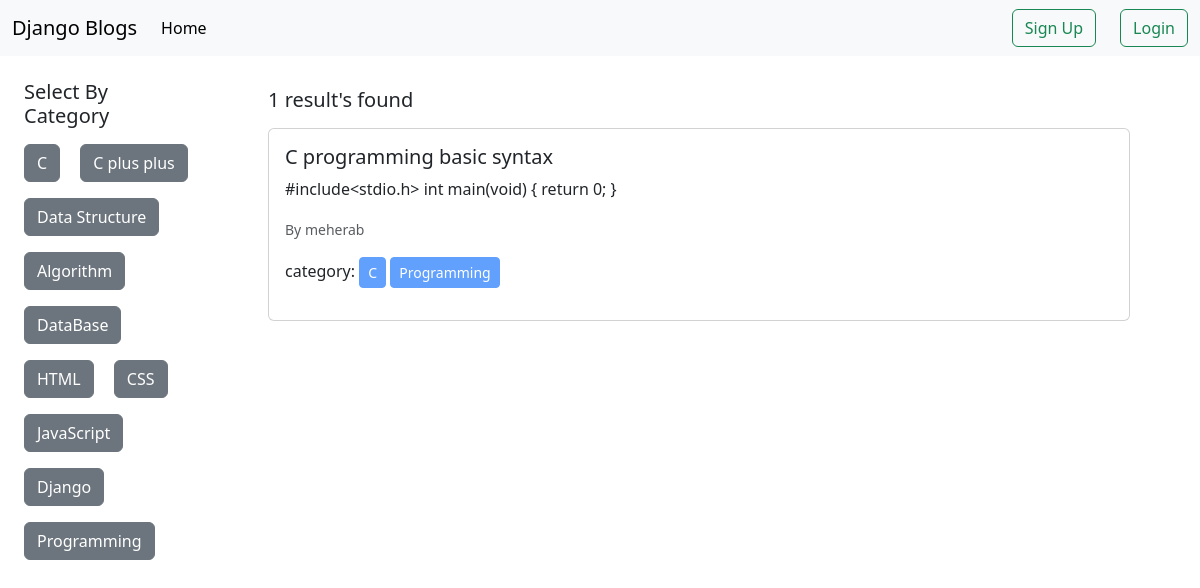
The page / on the database its author committed.
### category/models.py (models this page shows, shortened)
class Category(models.Model):
    category = models.CharField(max_length=50)
    slug = models.SlugField(max_length=100, null=True, blank=True, unique=True)

### add_blog/models.py (models this page shows, shortened)
class Blog(models.Model):
    title = models.CharField(max_length=100)
    decription = models.TextField()
    category = models.ManyToManyField(Category)
    author = models.ForeignKey(Author, on_delete=models.CASCADE, default=None)

### author/models.py (models this page shows)
class Author(models.Model):
    author = models.OneToOneField(User, on_delete=models.CASCADE)
    def __str__(self):
        return self.author.username

### updated_blog_project/views.py (the view)
# urls.py: 2. Add a URL to urlpatterns:  path('', views.home, name='home')
def home(request, category_slug = None):
    data = Blog.objects.all()
    if category_slug is not None:
        print(category_slug)
        ctg_slg = Category.objects.get(slug = category_slug)
        print(ctg_slg)
        data = Blog.objects.filter(category = ctg_slg)
        print(data)
    categories = Category.objects.all()
    return render(request, 'home.html', {'data': data, 'categories': categories})

### templates/home.html (shortened to what this page needs)
{% extends "base.html" %}
{% block content %}
<div class="d-flex row">
    <div class="m-3 col-2">
        <h5 class='m-2'>Select By Category</h5>
        {%for cat in categories%}
        <a class="btn btn-secondary m-2" href="{%url 'category_wise_post' cat.slug%}">{{cat.category}}</a>
        {%endfor%}
    </div>
    <div class="m-3 col-9">
        {%if data|length > 0%}
        <h5 class="m-3">{{data|length}} result's found</h5>
        {% for item in data%}
            <div class="card m-3">
                <div class="card-body">
                    <h5 class="card-title">{{item.title}}</h5>
                    <p class="card-text">{{item.decription}}</p>
                    <p class="card-text"><small class="text-body-secondary">By {{item.author}}</small></p>
                    <p>category:
                        {%for ct in item.category.all%}
                            <button class="btn btn-primary btn-sm" disabled>{{ct.category}}</button>
                        {%endfor%}
                    </p>
                </div>
            </div>
        {%endfor%}
    {%else%}
        <h1>No Blog Found</h1>
    {%endif%}
    </div>
</div>
{% endblock content %}

### templates/base.html (shortened to what this page needs)
<!DOCTYPE html>
<html lang="en">
<head>
    <link href="https://cdn.jsdelivr.net/npm/bootstrap@5.3.2/dist/css/bootstrap.min.css" rel="stylesheet">
</head>
<body>
    <nav class="navbar navbar-expand-lg bg-body-tertiary">
        <div class="container-fluid">
          <a class="navbar-brand" href="{% url 'home_page'%}">Django Blogs</a>
          <div class="collapse navbar-collapse" id="navbarSupportedContent">
            <ul class="navbar-nav me-auto mb-2 mb-lg-0">
              <li class="nav-item">
                <a class="nav-link active" aria-current="page" href="{% url 'home_page'%}">Home</a>
              </li>
            </ul>
            <form class="d-flex gap-4" role="search">
              {%if not user.is_authenticated%}
                <a href="{% url 'signup_page'%}" class="btn btn-outline-success" type="submit">Sign Up</a>
                <a href="{% url 'login_page'%}" class="btn btn-outline-success" type="submit">Login</a>
              {%else%}
                <a href="{% url 'profile_page'%}" class="btn btn-success" type="submit">Profile</a>
                <a href="{% url 'logout'%}" class="btn btn-outline-danger" type="submit">Log out</a>
              {%endif%}
            </form>
          </div>
        </div>
      </nav>
    {% block content %}{% endblock content %}
</body>
</html>

### rows shown on the page
Category: category "C"
Category: category "C plus plus"
Category: category "Data Structure"
Category: category "Algorithm"
Category: category "DataBase"
Category: category "HTML"
Category: category "CSS"
Category: category "JavaScript"
Category: category "Django"
Category: category "Programming"
Blog: title "C programming basic syntax", decription "#include<stdio.h> int main(void) { return 0; }", author "meherab"

### other values the page prints
{{ data|length }} "1"
